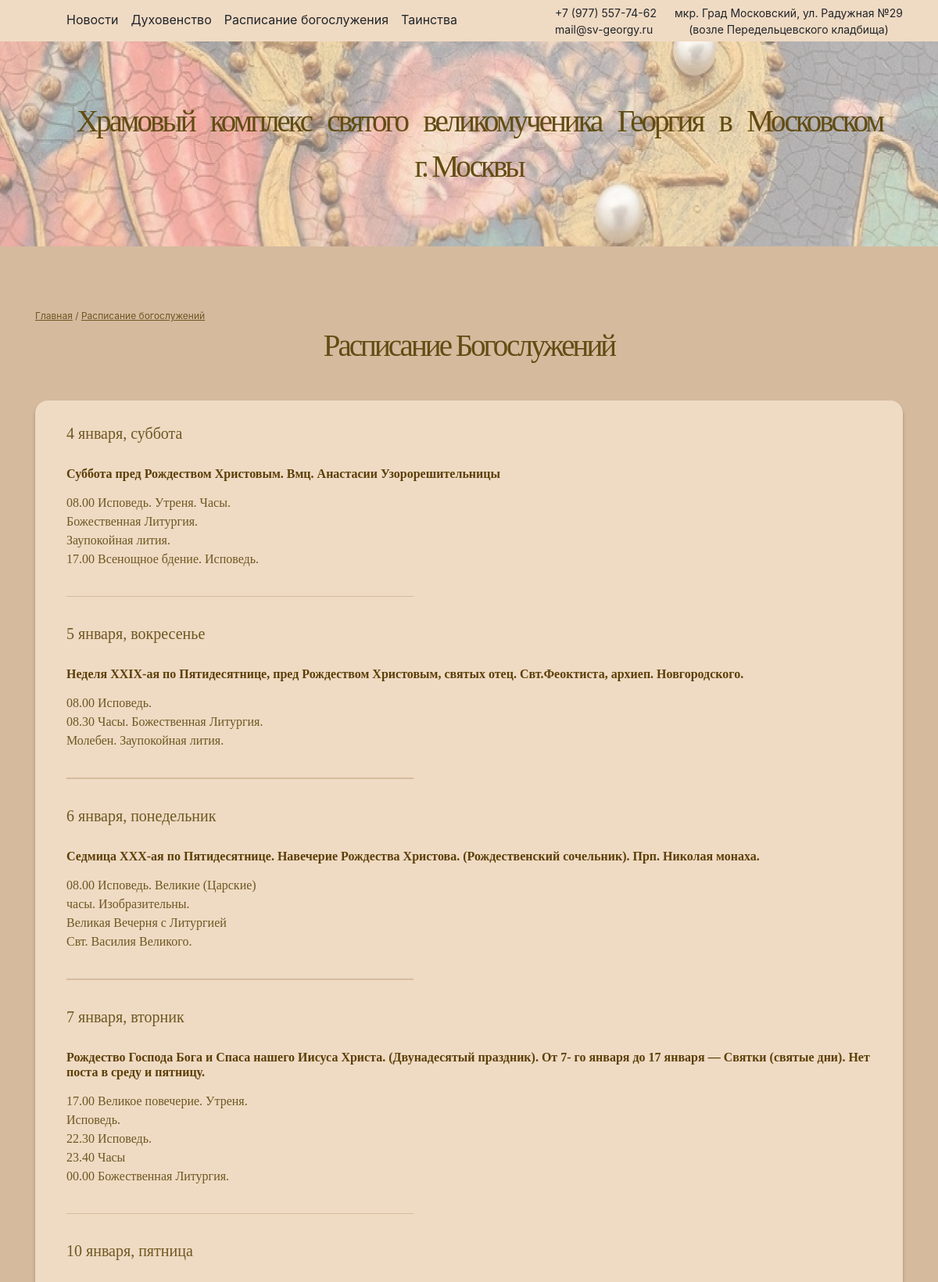
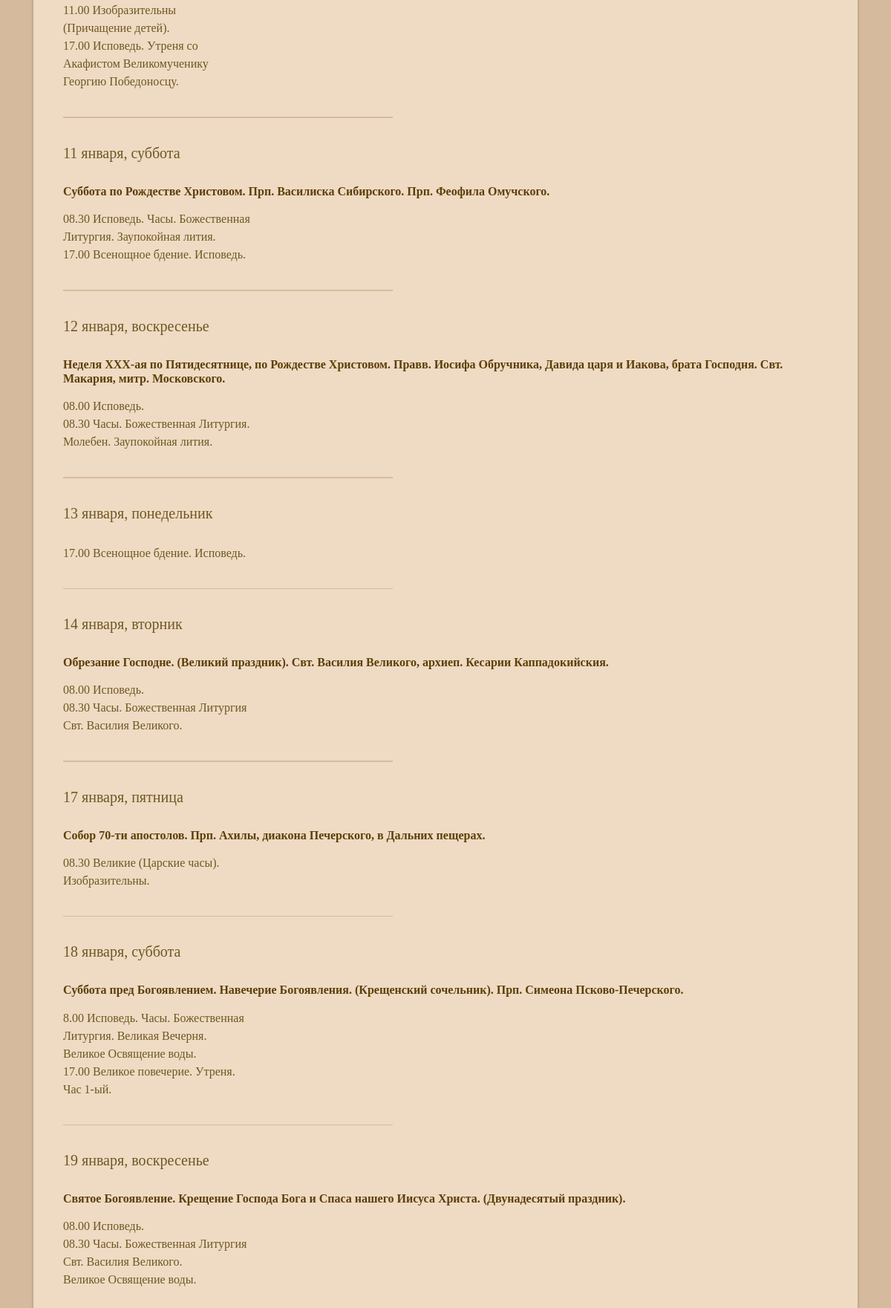
Page /schedule/ (upper part) on the committed database (2 pictures, top to bottom).
### church_api/models.py (models this page shows)
class PraySchedule(models.Model):
    date = models.TextField(verbose_name="Дата и день", help_text="Дата и день", blank=False)
    day_name = models.TextField(verbose_name="Название", help_text="Название", blank=True, null=True)
    schedule = models.TextField(verbose_name="Расписание", help_text="Расписание", blank=False)

### church_api/views.py (the view)
# urls.py: path('schedule/', schedule, name='schedule'),
def schedule(request):
    schedule = PraySchedule.objects.all()
    bread_crumps = '<u><a href="/">Главная</a></u> / <u><a href="/schedule">Расписание богослужений</a></u>'
    return render(
        request,
        'schedule.html',
        context={
            "bread_crumps": bread_crumps,
            "schedule": schedule
        }
    )

### church_api/templates/schedule.html
{% extends "shrines.html" %}
{% block photo__title %} Расписание Богослужений {% endblock %}
{% block paragraph %}
{% for day in schedule %}
    <div class="shrine">
		<h3 class="title">
			{{day.date}}
		</h3>
		<h4 class="header">
	        {{day.day_name}}
		</h4>
		<p>
            {{day.schedule|linebreaks}}
		</p>
		<div class="line">
		</div>
    </div>
{% endfor %}
{% endblock %}

### church_api/static/css/styles.css (style rules this page uses)
body { margin: 0; padding: 0; background-color: #d5ba9e; box-sizing: border-box; }
a { text-decoration: none; color: inherit; }
p { font-size: 16px; font-family: "Futura"; color: #6d5822; }
h3 { font-family: "Rose"; font-size: 20px; color: #6d5822; }
h4 { font-family: "Futura"; font-size: 16px; font-weight: bold; color: #5C3F07; }
.title { margin-bottom: 30px; }
.line { width: 444px; height: 1.5px; background-color: #D6BB9E; margin-top: 35px; }
.shrine { padding-bottom: 35px; }

### rows in the picture
PraySchedule: date "4 января, суббота", day_name "Суббота пред Рождеством Христовым. Вмц. Анастасии Узорорешительницы", schedule "08.00 Исповедь. Утреня. Часы. Божественная Литургия. Заупокойная лития. 17.00 Всенощное бдение. Исповедь."
PraySchedule: date "5 января, вокресенье", day_name "Неделя XXIX-ая по Пятидесятнице, пред Рождеством Христовым, святых отец. Свт.Феоктиста, архиеп. Новгородского.", schedule "08.00 Исповедь. 08.30 Часы. Божественная Литургия. Молебен. Заупокойная лития."
PraySchedule: date "6 января, понедельник", day_name "Седмица XXX-ая по Пятидесятнице. Навечерие Рождества Христова. (Рождественский сочельник). Прп. Николая монаха.", schedule "08.00 Исповедь. Великие (Царские) часы. Изобразительны. Великая Вечерня с Литургией Свт. Василия Великого."
PraySchedule: date "7 января, вторник", day_name "Рождество Господа Бога и Спаса нашего Иисуса Христа. (Двунадесятый праздник). От 7- го января до 17 января — Святки (святые дни). Нет поста в среду и пятницу.", schedule "17.00 Великое повечерие. Утреня. Исповедь. 22.30 Исповедь. 23.40 Часы 00.00 Божественная Литургия."
PraySchedule: date "10 января, пятница", schedule "11.00 Изобразительны (Причащение детей). 17.00 Исповедь. Утреня со Акафистом Великомученику Георгию Победоносцу."
PraySchedule: date "11 января, суббота", day_name "Суббота по Рождестве Христовом. Прп. Василиска Сибирского. Прп. Феофила Омучского.", schedule "08.30 Исповедь. Часы. Божественная Литургия. Заупокойная лития. 17.00 Всенощное бдение. Исповедь."
PraySchedule: date "12 января, воскресенье", day_name "Неделя XXX-ая по Пятидесятнице, по Рождестве Христовом. Правв. Иосифа Обручника, Давида царя и Иакова, брата Господня. Свт. Макария, митр. Московского.", schedule "08.00 Исповедь. 08.30 Часы. Божественная Литургия. Молебен. Заупокойная лития."
PraySchedule: date "13 января, понедельник", schedule "17.00 Всенощное бдение. Исповедь."
PraySchedule: date "14 января, вторник", day_name "Обрезание Господне. (Великий праздник). Свт. Василия Великого, архиеп. Кесарии Каппадокийския.", schedule "08.00 Исповедь. 08.30 Часы. Божественная Литургия Свт. Василия Великого."
PraySchedule: date "17 января, пятница", day_name "Собор 70-ти апостолов. Прп. Ахилы, диакона Печерского, в Дальних пещерах.", schedule "08.30 Великие (Царские часы). Изобразительны."
PraySchedule: date "18 января, суббота", day_name "Суббота пред Богоявлением. Навечерие Богоявления. (Крещенский сочельник). Прп. Симеона Псково-Печерского.", schedule "8.00 Исповедь. Часы. Божественная Литургия. Великая Вечерня. Великое Освящение воды. 17.00 Великое повечерие. Утреня. Час 1-ый."
PraySchedule: date "19 января, воскресенье", day_name "Святое Богоявление. Крещение Господа Бога и Спаса нашего Иисуса Христа. (Двунадесятый праздник).", schedule "08.00 Исповедь. 08.30 Часы. Божественная Литургия Свт. Василия Великого. Великое Освящение воды."

### other values in the picture
{{ bread_crumps|safe }} "Главная / Расписание богослужений"
